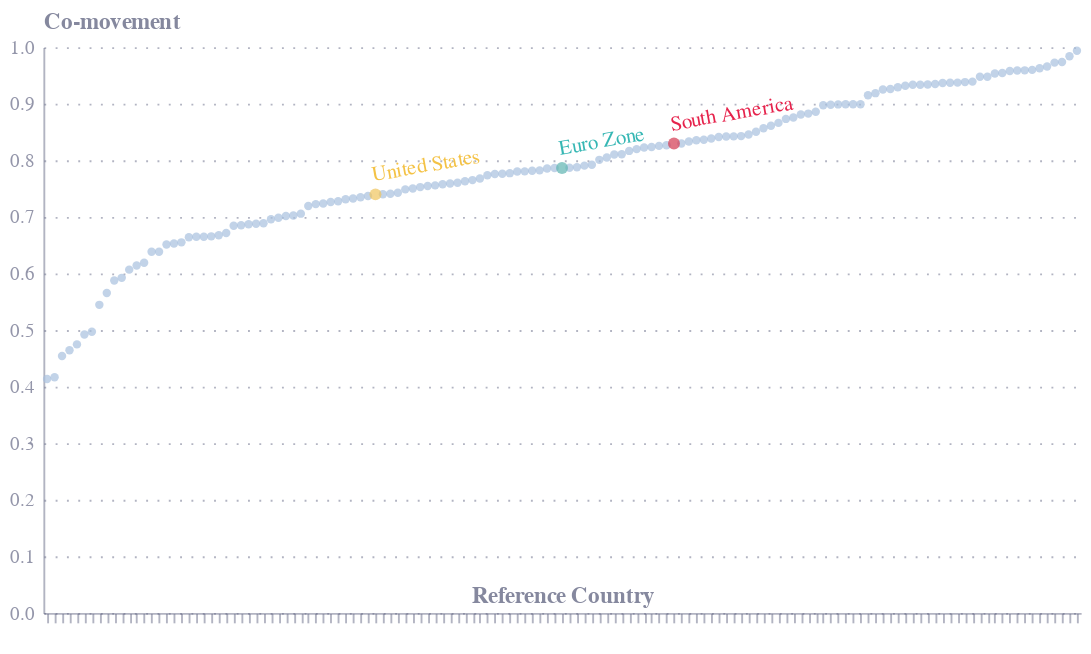

This figure's notebook cell:
### Markdown cell above
# Fig 1

### Code cell
# Load the data from the provided Excel file
data = pd.read_excel("fig1.xlsx")

# Prepare the data for plotting
data = data.rename(columns={'wb_countryname': 'Reference Country', 'r_squared_gdp_per_capita': 'Co-movement'})
data = data.sort_values(by='Co-movement')

colors = {
    'United States': 'rgb(239, 196, 93)',
    'Euro Zone': 'rgb(94, 179, 177)',
    'South America': 'rgb(211, 57, 80)'
}

data['color'] = data['Reference Country'].apply(lambda x: colors.get(x, 'rgb(168, 192, 222)'))

data['order'] = data['Reference Country'].apply(lambda x: 1 if x in ['United States', 'Euro Zone', 'South America'] else 0)

# Create the scatter plot with Altair
chart = alt.Chart(data).mark_circle().encode(
    x=alt.X('Reference Country:N', sort="y", title='Reference Country', axis=alt.Axis(labelExpr='')),
    y=alt.Y('Co-movement:Q', title='Co-movement'),
    color=alt.Color('color:N', scale=None, legend=None),
    tooltip=[
        {'title': 'Reference Country', 'field': 'Reference Country'},
        {'title': 'Co-movement', 'field': 'Co-movement', 'format': '.2f'}
    ],
    order='order',
    size=alt.condition(alt.datum['order'] == 1, alt.value(40), alt.value(20))
).properties(
    width=550,
    height=300
)

# Add specific annotations for the United States, Euro Zone, and South America
annotations = [
    {'Reference Country': 'United States', 'Co-movement': data[data['Reference Country'] == 'United States']['Co-movement'].values[0], 'color': 'blue'},
    {'Reference Country': 'Euro Zone', 'Co-movement': data[data['Reference Country'] == 'Euro Zone']['Co-movement'].values[0], 'color': 'red'},
    {'Reference Country': 'South America', 'Co-movement': data[data['Reference Country'] == 'South America']['Co-movement'].values[0], 'color': 'green'}
]

annotation_layer = alt.Chart(pd.DataFrame(annotations)).mark_text(align='left', 
                                                                  dy=-10,
                                                                  angle=350,
                                                                  baseline='middle', 
                                                                  dx=0).encode(
    x=alt.X('Reference Country:N', sort="y", title='Reference Country'),
    y='Co-movement:Q',
    text='Reference Country:N',
    color=alt.Color('Reference Country', legend=None),
)

# Combine the scatter plot and annotations
final_chart = chart + annotation_layer


final_chart

### Figure 1 — Vega-Lite specification as saved in the notebook (floating-point values rounded to 4 significant figures; data arrays with more than 128 entries replaced by an {"elided": "..."} marker saying what was removed)
{"config": {"font": "Circular Std", "mark": {"line": {"interpolate": "monotone"}}, "view": {"stroke": "transparent", "width": 400, "height": 300}, "range": {"category": ["#36B7B4", "#E6224B", "#F4C245", "#0063AF", "#00A767", "#179FDB", "#EB5C2E"], "diverging": ["#E6224B", "#E54753", "#C9C9C9", "#179FDB", "#122B39"], "heatmap": ["#C9C9C9", "#179FDB", "#0063AF", "#122B39"], "ordinal": ["#00A767", "#36B7B4", "#179FDB", "#0063AF", "#243B5A"]}, "axisX": {"domainColor": "#676A86", "domainOpacity": 0.5, "grid": false, "labelAngle": 0, "labelColor": "#676A86", "labelOpacity": 0.7, "orient": "bottom", "tickColor": "#676A86", "tickCount": 10, "tickOpacity": 0.5, "title": false, "titleAlign": "center", "titleAnchor": "middle", "titleColor": "#676A86", "titleFontSize": 12, "titleOpacity": 0.8, "titleY": -15}, "axisY": {"domainColor": "#676A86", "domainOpacity": 0.5, "gridColor": "#676A86", "gridDash": [1, 5], "gridOpacity": 0.5, "labelColor": "#676A86", "labelOpacity": 0.7, "labelPadding": 5, "tickColor": "#676A86", "tickCount": 8, "tickOpacity": 0.5, "ticks": false, "titleAlign": "left", "titleAngle": 0, "titleBaseline": "bottom", "titleColor": "#676A86", "titleFontSize": 12, "titleOpacity": 0.8, "titleX": 0, "titleY": -7}}, "layer": [{"data": {"name": "data-aeec80f8945a2086b5cfb4b7c3c552e0"}, "mark": {"type": "circle"}, "encoding": {"color": {"field": "color", "legend": null, "scale": null, "type": "nominal"}, "order": {"field": "order", "type": "quantitative"}, "size": {"condition": {"test": "(datum['order'] === 1)", "value": 40}, "value": 20}, "tooltip": [{"field": "Reference Country", "title": "Reference Country"}, {"field": "Co-movement", "format": ".2f", "title": "Co-movement"}], "x": {"axis": {"labelExpr": ""}, "field": "Reference Country", "sort": "y", "title": "Reference Country", "type": "nominal"}, "y": {"field": "Co-movement", "title": "Co-movement", "type": "quantitative"}}}, {"data": {"name": "data-0b367b1b511b14a0b147adfea48185c3"}, "mark": {"type": "text", "align": "left", "angle": 350, "baseline": "middle", "dx": 0, "dy": -10}, "encoding": {"color": {"field": "Reference Country", "legend": null, "type": "nominal"}, "text": {"field": "Reference Country", "type": "nominal"}, "x": {"field": "Reference Country", "sort": "y", "title": "Reference Country", "type": "nominal"}, "y": {"field": "Co-movement", "type": "quantitative"}}}], "height": 300, "width": 550, "$schema": "https://vega.github.io/schema/vega-lite/v5.8.0.json", "datasets": {"data-aeec80f8945a2086b5cfb4b7c3c552e0": {"elided": "139 records"}, "data-0b367b1b511b14a0b147adfea48185c3": [{"Reference Country": "United States", "Co-movement": 0.7399, "color": "blue"}, {"Reference Country": "Euro Zone", "Co-movement": 0.7863, "color": "red"}, {"Reference Country": "South America", "Co-movement": 0.8296, "color": "green"}]}}
